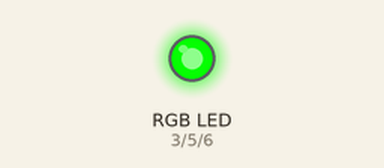
Recording of a sketch running on a simulated Arduino Uno, built with avr-gcc and run on an emulated ATmega328P. Parts: an RGB LED mixed from three pins (HIGH = lit). Dim RGB values are drawn brighter than linear; what the sketch prints to the serial monitor is not drawn.

Above: at 0.05 s.
At 1.85 s:
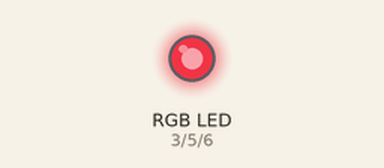
At 3.75 s:
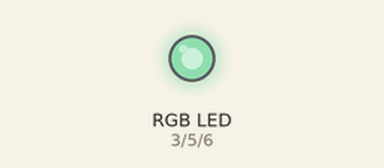
At 7.55 s:
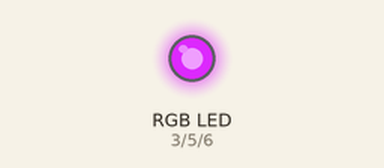
At 11.25 s:
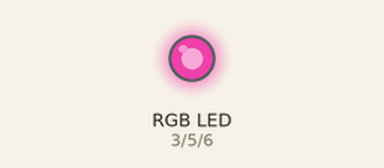
At 15.05 s:
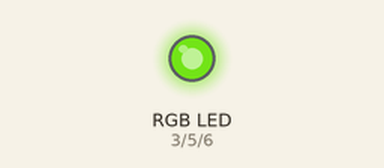
Timing chart, 0 to 20.2 s (numbered marks = the images above):
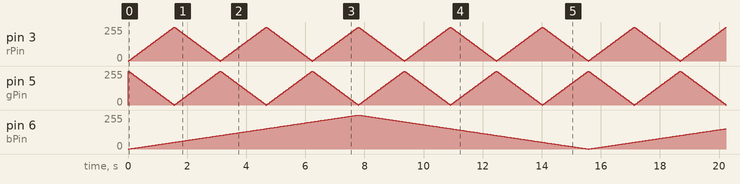

The sketch:

05-IF-THEN-fade-working.ino
```cpp
// this example is completed version of
// W05/ 03-IF-then-fade-class


// RGB FADE with IF..THEN (NOT FOR loop)

// each channel has a STATE (eg. rBrightness) and an increment (eg. rStep) value
// brightnesses are written, incremented and then CHECKED -- if they fall out
// of range the direction of INCREMENT (Step) is reversed.


// led PINs
int rPin = 3;
int gPin = 5;
int bPin = 6;

// led Brightness states
int rBrightness, gBrightness=255, bBrightness;

// step variables
int rStep = 5;
int bStep = 1;
int gStep = -5;


void setup() {
  // put your setup code here, to run once:

  // set pinModes
  pinMode(rPin, OUTPUT);
  pinMode(gPin, OUTPUT);
  pinMode(bPin, OUTPUT);

  // start serial
  Serial.begin(9600);
}

void loop() {

  // put your main code here, to run repeatedly:
  Serial.println("loop");

  // write to LEDS
  analogWrite( rPin, rBrightness);
  analogWrite( gPin, gBrightness);
  analogWrite( bPin, bBrightness);

  // serial out the brightness values
  printBrightnesses(); // fxn below

  // change value to write
  rBrightness = rBrightness + rStep;
  gBrightness = gBrightness + gStep;
  bBrightness = bBrightness + bStep;

  // check value ranges
  if ( rBrightness <=0 || rBrightness >= 255) {
    rStep = -rStep;
  }

  if ( gBrightness <=0 || gBrightness >= 255) {
    gStep = -gStep;
  }

  if ( bBrightness <=0 || bBrightness >= 255) {
    bStep = -bStep;
  }

  // oops but cool -- comment bBrightness above -- note in this g-brightness controls blue
  //      if ( gBrightness <=0 || gBrightness >= 255) {
  //        bStep = -bStep;
  //      }

  delay(30);
}


// its a function -- we will look at these in W07 -- but if you can write them in JS
// you should be able to write them here

void printBrightnesses(){

  Serial.print(bBrightness);
  Serial.print('\t'); //tab between values - for plotter and columns
  Serial.print(rBrightness);
  Serial.print('\t'); //tab between values - for plotter and columns
  Serial.print(gBrightness);
  Serial.println();  // only one println

}
```
